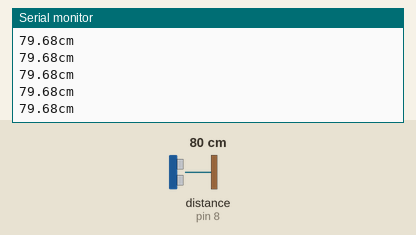
Simulated run of this sketch. Board: Arduino Uno, built with avr-gcc and run on an emulated ATmega328P. On the bench: the last lines printed to the serial monitor. Wiring (inferred from the names in the program): ultrasonic range finder: trigger pin 9; echo pin 8. Inputs (shaded band) come from the test bench; at power-on: distance to the obstacle (sensor on pin 8) 80 cm. The echo pulse lasts 58.3 µs per cm.

Above: at 7.2 s.
7.3 s: distance to the obstacle (sensor on pin 8) set to 18 cm
At 7.8 s:
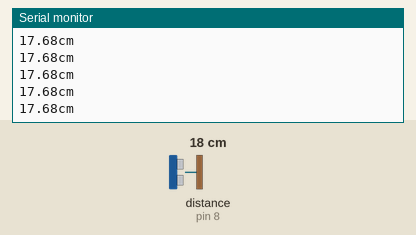
10.3 s: distance to the obstacle (sensor on pin 8) set to 120 cm
At 11.3 s:
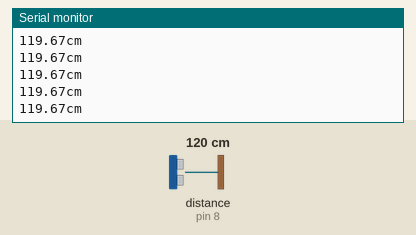
Timing chart, 0 to 13.3 s (numbered marks = the images above; inputs shaded):
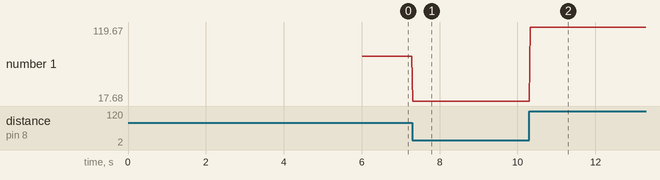

The sketch:

HC-SRO4.ino
```cpp
int trig=9;
int echo=8;
int duration;
float distance;
float meter;
void setup()
{
 Serial.begin(9600);
 pinMode(trig, OUTPUT);
 digitalWrite(trig, LOW);
 delayMicroseconds(2);
 pinMode(echo, INPUT);
 delay(6000);
 Serial.println("Distance:");
}
void loop()
{
 digitalWrite(trig, HIGH);
 delayMicroseconds(10);
 digitalWrite(trig, LOW);
 duration = pulseIn(echo, HIGH);
 if(duration>=38000){
 Serial.print("Out range");
 }
 else{
 distance = duration/58.31;
 Serial.print(distance);
 Serial.println("cm");
 }
 delay(20);
}
```

Measured:
- after the input at 7.3 s, the serial monitor: prints a new line at once (image 1)
- after the input at 10.3 s, the serial monitor: prints a new line at once (image 2)
- plotted number 1: 79.68 → 17.68 after the input at 7.3 s, 17.68 → 119.67 after the input at 10.3 s
